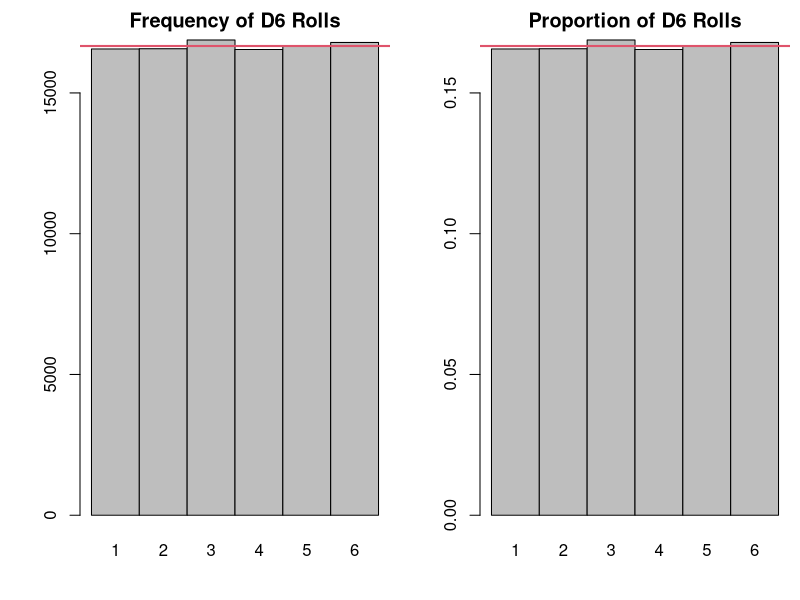
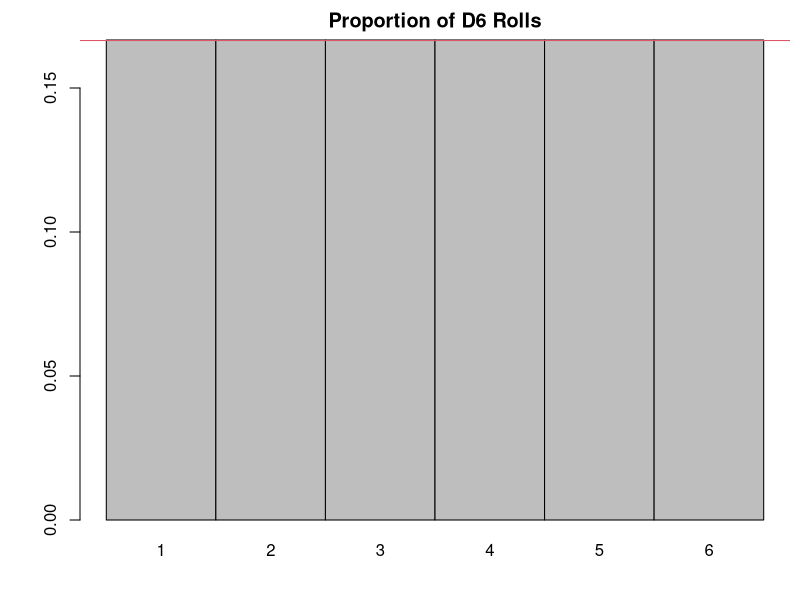
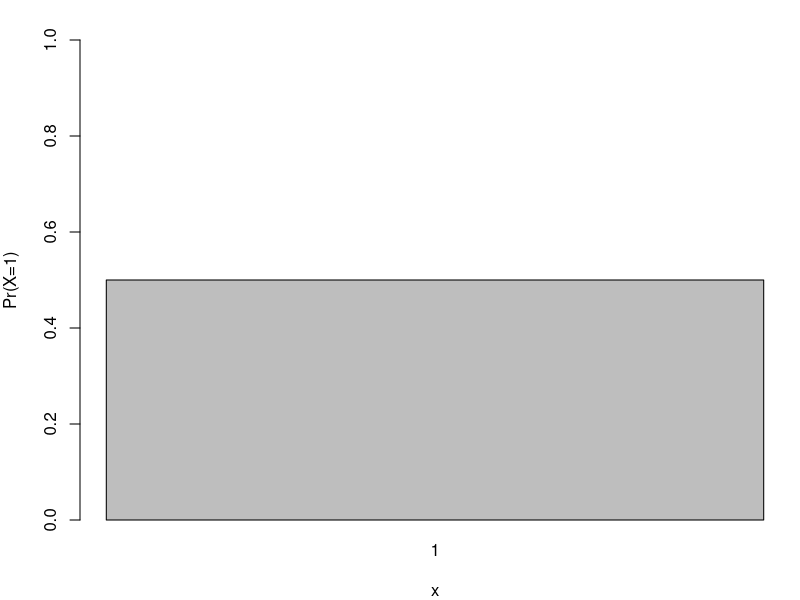
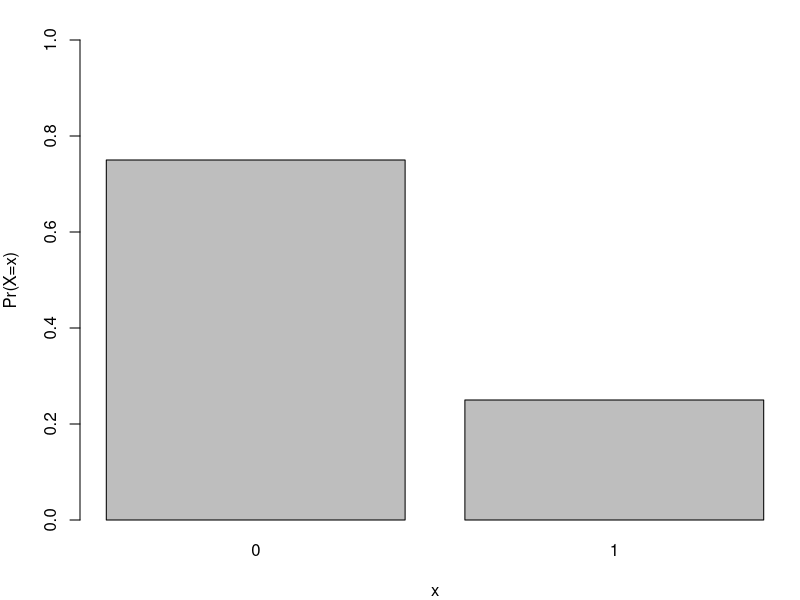
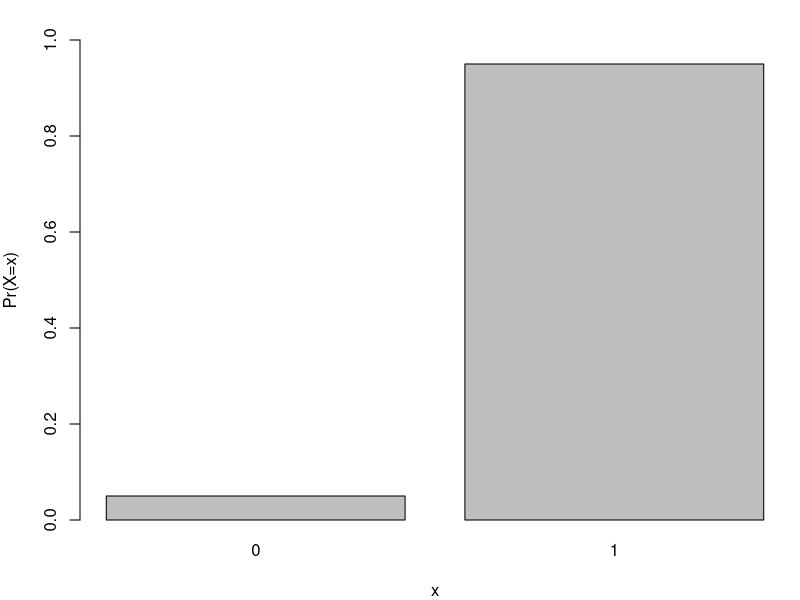
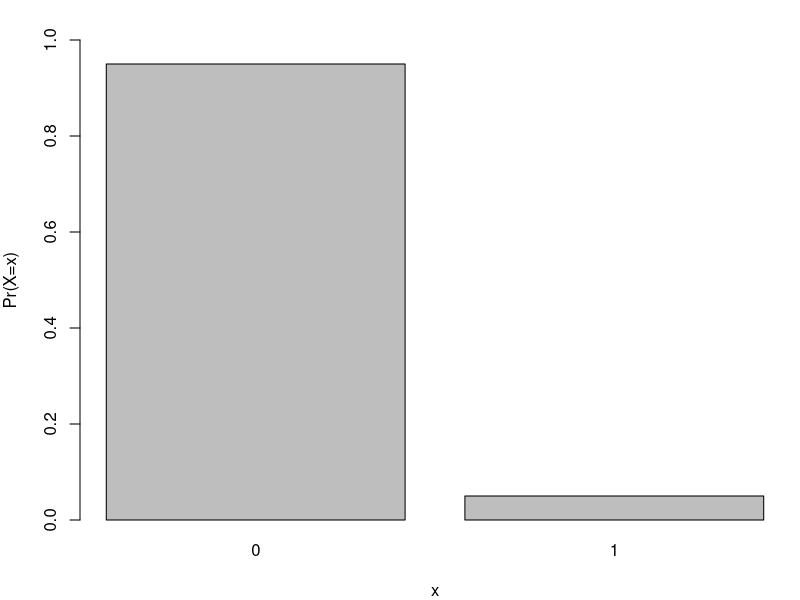
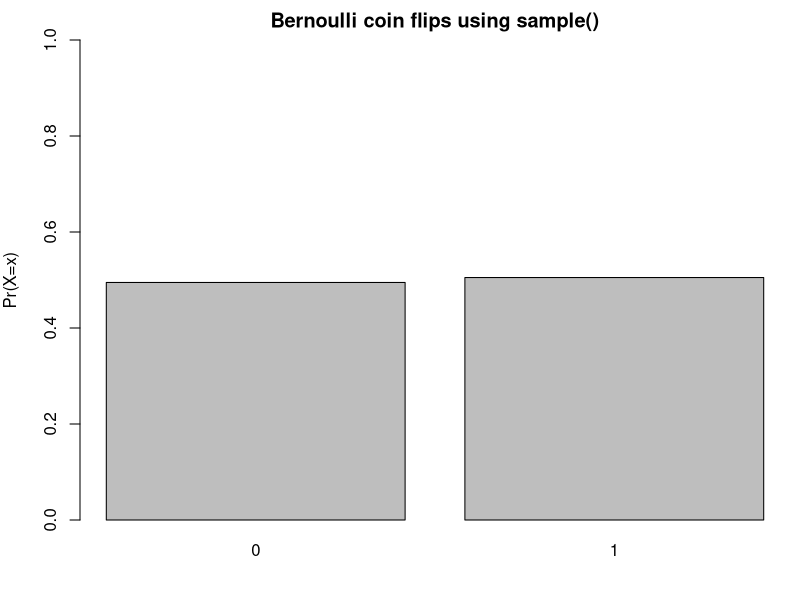
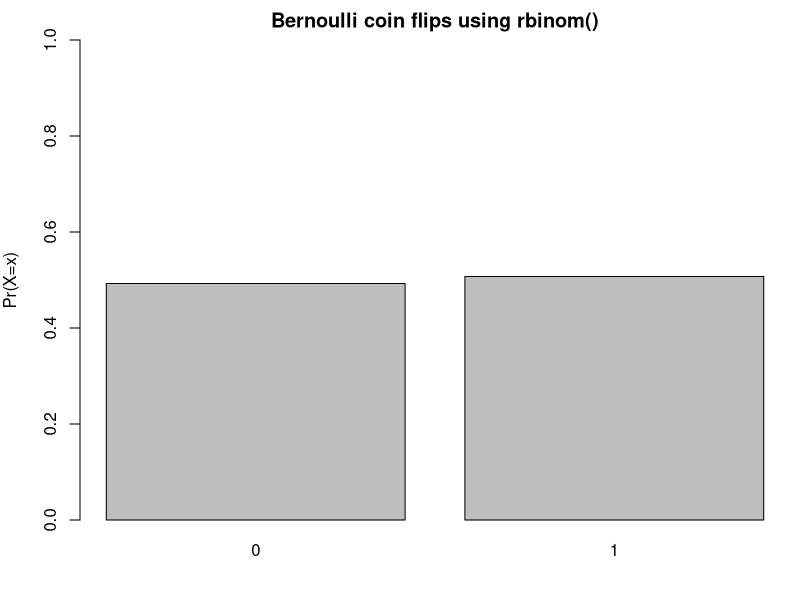

The R script that drew these images, in order:
## R_Demo_Simulation_Learning_Probability_Discrete_Distributions.R
##########################################################################
## INSTRUCTOR: Christopher Fariss
## COURSE NAME: Programming and Simulation Methods for Computational Social Science (2W)
## University of Essex Summer School 2023
##
## Date: 2024-07-22
##
## Please e-mail me if you find any errors or have and suggestions
## e-mail: cjf0006@gmail.com
## e-mail: cjfariss@umich.edu
##########################################################################
## Introduction to tutorial:
##
## For this R tutorial, we will learn about:
##
## (1) Discrete probability distributions for discrete events (e.g., a coin flip; rolling a 6-sided dice).
## (2) Continuous probability distributions (e.g., SAT, GRE or LSAT scores; human weight at birth; distance from the center of the board for the beanbag toss or cornhole game)
##
## Note: This lesson contains information you will use in a program challenge this week: select one continuous and/or one discrete probability distribution from below (not including Uniform, Normal, Bernoulli, or Binomial) and describe it in detail with ## comments and R code. See the examples for Uniform, Normal, Bernoulli, or Binomial distributions below. If you select 2 distributions, make sure one is continuous and the other is discrete.
##
##########################################################################

## first we will construct a density function using the now familiar sample() function

## probability mass or probability density: this is just how much probability does each event/outcome have and it all needs to sum to 1 to be a probability measure (see the less from last week)

## What is density? Density is the relative probability of sampling an event at a specific point along the range of possible values defined by the function.

## let's see density in action by simulating the roll of a D6 in R using the sample() function
library(MASS)

## total number of rolls
## try changing this value from 100 to 1000 to 10000 to 100000
sim_n <- 100000
sim_n

values <- sample(c(1,2,3,4,5,6), size=sim_n, replace=T)
table(values)
table(values)/sim_n

par(mfrow=c(1,2), mar=c(4,4,2,.5)) ## as always we can check the help file for the par() function ?par
barplot(table(values), names.arg=c(1,2,3,4,5,6), space=0, main="Frequency of D6 Rolls")
abline(h=sim_n/6, col=2, lwd=2)
barplot(table(values)/sim_n, names.arg=c(1,2,3,4,5,6), space=0, main="Proportion of D6 Rolls")
abline(h=1/6, col=2, lwd=2)

## what is the probability of getting 1 of the numbers on our fair D6?
## this is a probability density function for our D6 roll.
par(mfrow=c(1,1), mar=c(4,4,2,.5))
#par(mfrow=c(1,1), mar=c(6,6,4,4))
barplot(rep(1/6, 6), names.arg=c(1,2,3,4,5,6), space=0, main="Proportion of D6 Rolls", ylim=c(0,1/6))
abline(h=1/6, col=2, lwd=2)

##########################################################################
##
## Bernoulli distribution
##
## The Bernoulli distribution is a special case of the Binomial distribution
##
## The sample space S for the Bernoulli distribution, is defined to take one element.
## There are two probabilities estimated by the distribution p and 1-p.
## The probability distribution for p is in reference to when the variable y=1 and 1-p is in reference to when y=0.
##
## discrete range of the observed binary variable: [0,1]
## distribution function: p^y * (1-p)^(1-y)
## parameters: p is a continuous, real value parameter that ranges from 0 to 1,
## it is interpreted as the probability of success of a single trial (success is when y=1)
##
## R function names (all with size argument set to 1):
## dbinom
## pbinom
## qbinom
## rbinom
##
## parameters:
## formula for the mean: p
## formula for the variance: p*(1-p)
##
## let's define our own Bernoulli function
## the argument p can take real (continuous) values between 0 and 1
## the argument y can take discrete values of 0 or 1
Bernoulli_function <- function(p,y){
    p^y * (1-p)^(1-y)
}

## call our user defined function
Bernoulli_function(p=.5, y=1)
Bernoulli_function(p=.5, y=0)
Bernoulli_function(p=.25, y=1)
Bernoulli_function(p=.25, y=0)

## use R's base function for a Bernoulli distribution
dbinom(1,size=1,.5)
dbinom(0,size=1,.5)
dbinom(1,size=1,.25)
dbinom(0,size=1,.25)

dbinom(2,size=1,.25)

## graph the probability distribution
barplot(dbinom(x=1, size=1, prob=0.5), names.arg=c(1), ylim=c(0,1), ylab="Pr(X=1)", xlab="x")

## generate a vector with a 0 and 1
values <- dbinom(x=c(0,1), size=1, prob=0.25)
values

barplot(values, names.arg=c(0,1), ylim=c(0,1), ylab="Pr(X=x)", xlab="x")

values <- dbinom(x=c(0,1), size=1, prob=0.95)
barplot(values, names.arg=c(0,1), ylim=c(0,1), ylab="Pr(X=x)", xlab="x")

values <- dbinom(x=c(0,1), size=1, prob=0.05)
barplot(values, names.arg=c(0,1), ylim=c(0,1), ylab="Pr(X=x)", xlab="x")


## we can simulate the Bernoulli process with the sample() function or the rbinom() function

## simulate a Bernoulli trial with two coin flips using the sample() function
sim_n <- 10000
coin_flip_trial <- sample(c(0,1),size=sim_n, replace=TRUE, prob=c(.5,.5))
table(coin_flip_trial)/sim_n

## graph the simulation from above
barplot(table(coin_flip_trial)/sim_n, names.arg=c(0,1), ylim=c(0,1), ylab="Pr(X=x)", main="Bernoulli coin flips using sample()")

## simulate a Bernoulli trial with two coin flips using the rbinom() function
sim_n <- 10000
coin_flip_trial <- rbinom(sim_n, size=1, prob=.5)
table(coin_flip_trial)/sim_n

## graph the simulation from above
barplot(table(coin_flip_trial)/sim_n, names.arg=c(0,1), ylim=c(0,1), ylab="Pr(X=x)", main="Bernoulli coin flips using rbinom()")


##########################################################################
##
## Binomial distribution
##
## The sample space S for the Binomial distribution, is defined to take one element. There are two probabilities estimated by the distribution p and 1-p. The probability distribution for p is in reference to when the variable y=1 and 1-p is in reference to when y=0.
##
## discrete range of the observed binary variable: [0,N]
## distribution function: choose(N, y) * p^y * (1-p)^(N-y)
## parameters: p is a continuous, real value parameter that ranges from 0 to 1, it is interpreted as the probability of success of a single trial (success is when y=1). when N > 1, it is interpreted as the probability of success for each individual N trial
##
## choose(N, y) is the binomial coefficient and is defined as N!/(y!(N − y)!).
## This turns into a very large number as N increases.
## It is used to normalize (bound the probability for a binomial outcome) to range from 0 to 1.
## It is also called the normalization coefficient.
##
## R function names (all with size argument set to N):
## dbinom
## pbinom
## qbinom
## rbinom
##
## parameters:
## formula for the mean: N*p
## formula for the variance: N*p*(1-p)
##
## let's define our own Bernoulli function
## the argument p can take values between 0 and 1
## the argument y can take discrete values of 0 or 1
Binomial_function <- function(p,y,N){
    (factorial(N)/(factorial(y) * factorial(N-y) )) * p^y * (1-p)^(N-y)
}

## quick reminder on factorials
## factorials are just the product of all the integer values in a sequence starting from the largest number in the sequence down to 1
factorial(3) # 3! written out in math but this won't work in R
prod(3:1)
prod(seq(from=3,to=1,by=-1))
3*2*1

factorial(4)
prod(4:1)
prod(seq(4,1))
4*3*2*1

## careful with this rule though
factorial(0)
prod(0)

## call our user defined function
Binomial_function(p=.5, y=2, N=2)
Binomial_function(p=.5, y=1, N=2)
Binomial_function(p=.5, y=0, N=2)
Binomial_function(p=.25, y=2, N=2)
Binomial_function(p=.25, y=1, N=2)
Binomial_function(p=.25, y=0, N=2)

Binomial_function(p=.25, y=2, N=2) + Binomial_function(p=.25, y=1, N=2) + Binomial_function(p=.25, y=0, N=2)

## use R's base function for a Binomial distribution
dbinom(2,size=2,.5)
dbinom(1,size=2,.5)
dbinom(0,size=2,.5)
dbinom(2,size=2,.25)
dbinom(1,size=2,.25)
dbinom(0,size=2,.25)

## write out binomial function using the choose() function instead of factorial
Binomial_function_2 <- function(p,y,N){
    choose(N,y) * p^y * (1-p)^(N-y)
}
Binomial_function_2(p=.5, y=2, N=2)
Binomial_function(p=.5, y=2, N=2)
dbinom(2,size=2,.5)


## simulate a binomial trial with two coin flips
sim_n <- 10000
coin_flip_trial1 <- sample(c(0,1),size=sim_n, replace=TRUE)
coin_flip_trial2 <- sample(c(0,1),size=sim_n, replace=TRUE)
table(coin_flip_trial1)/sim_n
table(coin_flip_trial2)/sim_n

table(coin_flip_trial1 + coin_flip_trial2)/sim_n

## graph the simulation from above
barplot(table(coin_flip_trial1 + coin_flip_trial2)/sim_n, names.arg=c(0,1,2), ylim=c(0,1), ylab="Pr(X=x)", main="Binomial trial (2 coin flips) using sample()")

## simulate a Bernoulli trial with two coin flips using the rbinom() function
sim_n <- 10000
coin_flip_trial <- rbinom(sim_n, size=2, prob=.5)
table(coin_flip_trial)/sim_n

## graph the simulation from above
barplot(table(coin_flip_trial)/sim_n, names.arg=c(0,1,2), ylim=c(0,1), ylab="Pr(X=x)", main="Binomial trial (2 coin flips) using rbinom()")


## graph the density or mass of the binomial trial with two coin flips
values <- dbinom(x=c(0,1,2), size=2, prob=0.5)
values
par(mfrow=c(1,1))
barplot(values, names.arg=c(0,1,2), ylim=c(0,1), ylab="Pr(X=x)")

## graph the density or mass of the binomial trial with two coin flips but with a different probability
values <- dbinom(x=c(0,1,2), size=2, prob=1/3)
values
barplot(values, names.arg=c(0,1,2), ylim=c(0,1), ylab="Pr(X=x)")

## graph the density or mass of the binomial trial with six coin flips
values <- dbinom(x=c(0,1,2,3,4,5,6), size=6, prob=1/2)
values
sum(values)
barplot(values, names.arg=c(0:6), ylim=c(0,1), ylab="Pr(X=x)")

## graph the density or mass of the binomial trial with five coin flips
values <- dbinom(x=c(0,1,2,3,4,5), size=5, prob=1/2)
values
barplot(values, names.arg=c(0:5), ylim=c(0,1), ylab="Pr(X=x)")


## graph the density or mass of the binomial trial with ten coin flips
values <- dbinom(x=0:10, size=10, prob=.5)
values
barplot(values, names.arg=c(0:10), ylim=c(0,1), ylab="Pr(X=x)")


## graph the density or mass of the binomial trial with ten coin flips but with a higher probability of getting "heads"
values <- dbinom(x=0:10, size=10, prob=.9)
values
barplot(values, names.arg=c(0:10), ylim=c(0,1), ylab="Pr(X=x)")


## here is where the program challenge questions start

##########################################################################
## Additional probability distributions for discrete variables (integers that are usually strictly positive)
##########################################################################
##
##########################################################################
## Poisson distribution
##
## R function names:
## dpois
## ppois
## qpois
## rpois
##
##########################################################################
## geometric distribution
##
## R function names:
## dgeom
## pgeom
## qgeom
## rgeom
##
##########################################################################
## negative binomial distribution
##
## R function names:
## dnbinom
## pnbinom
## qnbinom
## rnbinom
##
##########################################################################
## hypergeometric distribution
##
## R function names:
## dhyper
## phyper
## qhyper
## rhyper
##
##########################################################################
## multinomial distribution
##
## R function names:
## rmultinom
## dmultinom
##

